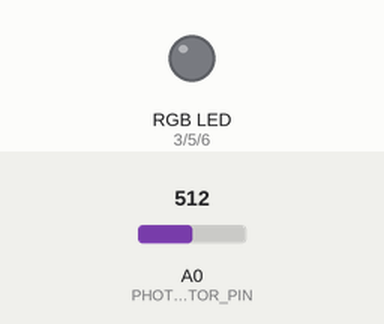
This sketch was run on a simulated Arduino Uno, built with avr-gcc and run on an emulated ATmega328P. Parts: an RGB LED mixed from three pins (HIGH = lit). The test bench sets the inputs (shaded band); at power-on: A0 (PHOTORESISTOR_PIN) = 512.

Above: at 1.2 s.
1.3 s: A0 (PHOTORESISTOR_PIN) set to 307
2.8 s: A0 (PHOTORESISTOR_PIN) set to 288
At 2.95 s:
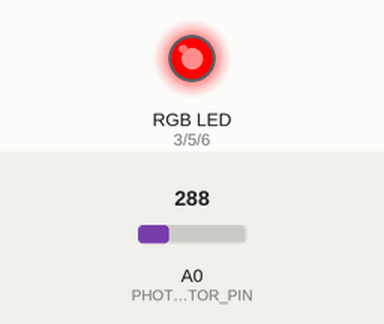
At 4.17 s:
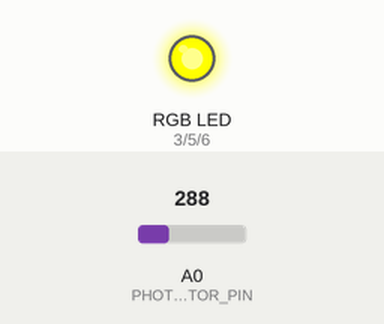
Timing chart, 0 to 17.8 s (numbered marks = the images above; inputs shaded):
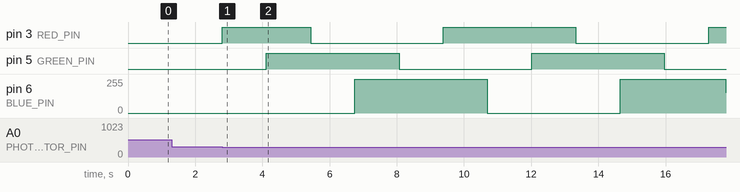

Measured:
- the behaviour switches between 300 and 299 on A0 (PHOTORESISTOR_PIN) (found by bisection; images 0 and 1)
- after the input at 1.3 s, every drawn part: stays the same
- after the input at 2.8 s, pin 3 (RED_PIN): goes HIGH 2.6 s, LOW 3.9 s, HIGH 3.9 s, LOW 3.9 s, then HIGH, starting at once; pin 5 (GREEN_PIN): alternates HIGH for 3.9 s and LOW for 3.9 s, starting after 1.3 s; pin 6 (BLUE_PIN): 0/255 → 255/255 after 4.0 s, → 0/255 3.9 s later, → 255/255 3.9 s later, → 155/255 3.1 s later

The sketch:

nightlight.ino
```cpp
/*
 * This program programs an RGB LED to change colors gradually and only turn on in darkness.
 * Author: Maliha Tarafdar
 */
const int RED_PIN = 3;
const int GREEN_PIN = 5;
const int BLUE_PIN = 6;
const int PHOTORESISTOR_PIN = A0;

int red = 255;
int green = 0;
int blue = 0;
const int BRIGHTNESS = 255;
int stage = 0;

boolean ledOn = LOW;

void setup() {
  pinMode(RED_PIN, OUTPUT);
  pinMode(GREEN_PIN, OUTPUT);
  pinMode(BLUE_PIN, OUTPUT);
  pinMode(PHOTORESISTOR_PIN, INPUT);
  Serial.begin(9600);
}

/*
 * This function increments or decrement a value that is constrained to 0-BRIGHTNESS
 * Parameter value: the value to change
 * Parameter increment: increment (true) or decrement (false)
 */
int changeValue(int value, boolean increment) {
  return constrain((increment) ? value + 1 : value - 1, 0, BRIGHTNESS);
}

/*
 * This function sets the red, green, and blue pins on an RGB LED to the desired amounts
 */
void setLEDColor(int r, int g, int b) {
  analogWrite(RED_PIN, r);
  analogWrite(GREEN_PIN, g);
  analogWrite(BLUE_PIN, b);
}

/*
 * This function appropriately changes the red, green, and blue amounts to create a color gradient
 */
void changeColors() {
  switch (stage % 3) {
    case 0:
      green = (stage < 3) ? changeValue(green, true) : changeValue(green, false);
      if (green == 0 || green == BRIGHTNESS) stage++;
      break;
    case 1:
      red = (stage >= 3) ? changeValue(red, true) : changeValue(red, false);
      if (red == 0 || red == BRIGHTNESS) stage++;
      break;
    case 2:
      blue = (stage < 3) ? changeValue(blue, true) : changeValue(blue, false);
      if (blue == 0 || blue == BRIGHTNESS) stage++;
      break;
  }
  if (stage > 5) stage = 0;
}

void loop() {
  ledOn = analogRead(PHOTORESISTOR_PIN) < 300; //from 0 to 1023

  if (ledOn) {
    setLEDColor(red, green, blue);
    changeColors();
  } else {
    setLEDColor(0, 0, 0);
  }
  delay(5);
}
```
